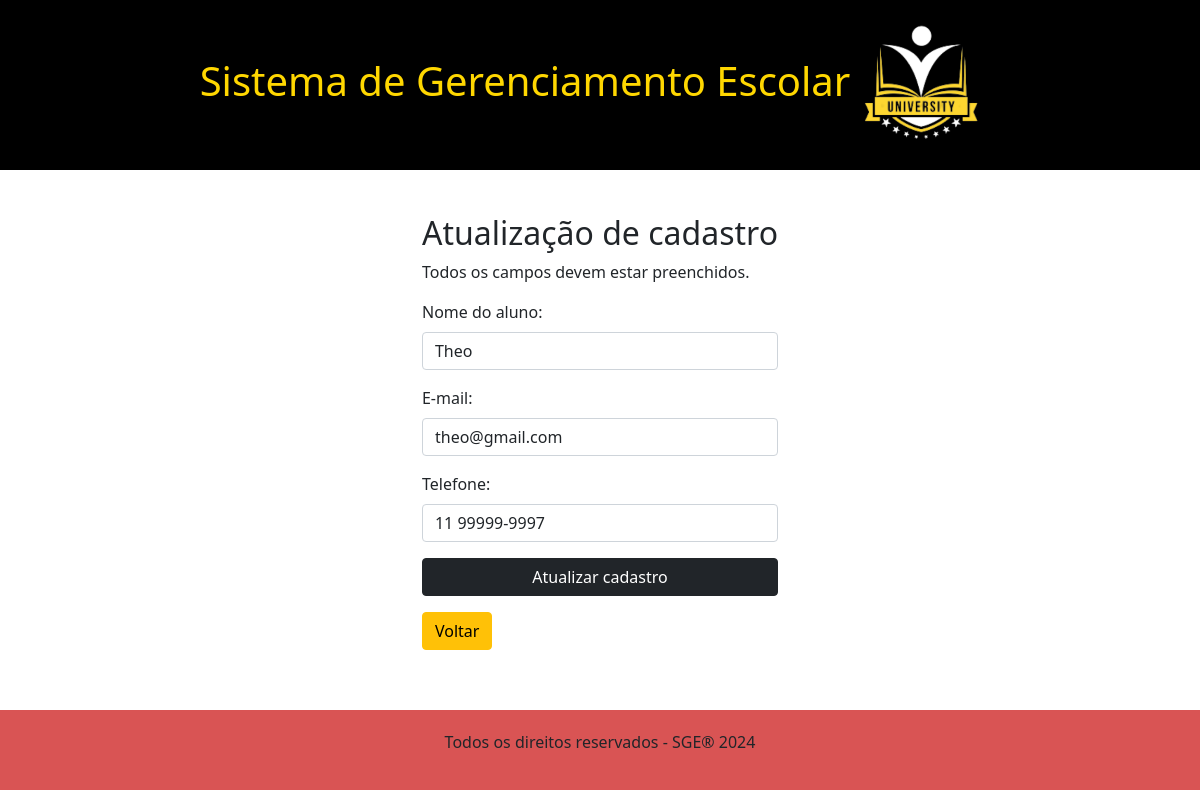
The app's page /form_atualizar_cadastro_aluno.php?id_aluno=3 with its own data.
### tables this page shows
CREATE TABLE `sge_alunos` (
  `id_aluno` int(11) NOT NULL,
  `nome_aluno` varchar(200) NOT NULL,
  `email_aluno` varchar(200) NOT NULL,
  `telefone_aluno` varchar(200) NOT NULL
);

### form_atualizar_cadastro_aluno.php (the view, shortened to what this page needs)
<!DOCTYPE html>
<html lang="pt-br">
<head>
    <link rel="stylesheet" href="style.css">
    <link rel="stylesheet" href="https://stackpath.bootstrapcdn.com/bootstrap/4.5.2/css/bootstrap.min.css">
</head>
<body>
    <?php
    include 'header.php';
    include 'database.php';
    $id_aluno_update = $_GET['id_aluno'];
    $sql_id = "SELECT * FROM sge_alunos WHERE id_aluno = '$id_aluno_update'";
    $consulta_id = mysqli_query($conexao, $sql_id);
    $dados_aluno_id = mysqli_fetch_array($consulta_id);
    ?>
    <div class="content">
        <h2>Atualização de cadastro</h2>
        <p>Todos os campos devem estar preenchidos.</p>
        <form action="atualizar_cadastro_aluno.php" method="post">
            <div class="mb-3 mt-3">
                <label for="nome_aluno">Nome do aluno:</label>
                <input type="text" name="nome_aluno" id="nome_aluno" value="<?php echo $dados_aluno_id['nome_aluno']?>" class="form-control">
            </div>
            <div class="mb-3">
                <label for="email_aluno">E-mail:</label>
                <input type="text" name="email_aluno" id="email_aluno" value="<?php echo $dados_aluno_id['email_aluno']?>" class="form-control">
            </div>
            <div class="mb-3">
                <label for="telefone_aluno">Telefone:</label>
                <input type="text" name="telefone_aluno" id="telefone_aluno" value="<?php echo $dados_aluno_id['telefone_aluno']?>" class="form-control">
            </div>
            <div class="d-grid gap-3">
                <input type="submit" value="Atualizar cadastro" class="btn btn-dark text-white btn-block">
            </div>
        </form>
        <div class="mb-3 mt-3">
            <a href="index.php" class="btn btn-warning">Voltar</a>
        </div>
    </div>
    <?php include 'footer.php'; ?>
</body>
</html>

### style.css (style rules this page uses)
body { background-color: #ffffcc; }

### CSS/footer.css (style rules this page uses)
body { display: flex; flex-direction: column; min-height: 100vh; }

### form_atualizar_cadastro_aluno.php (style rules this page uses)
body { background-color: #ffffcc; padding-top: 0; margin: 0; }
.content { max-width: 800px; margin: 0 auto; padding: 20px; }

### records on screen
sge_alunos: nome_aluno "Theo", email_aluno "theo@gmail.com", telefone_aluno "11 99999-9997"
